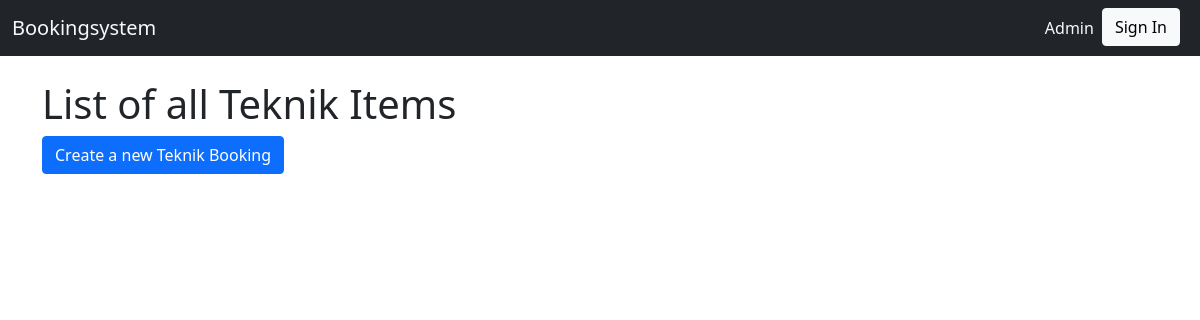
The app's page /Teknik/Teknik/TeknikItem/, older data.
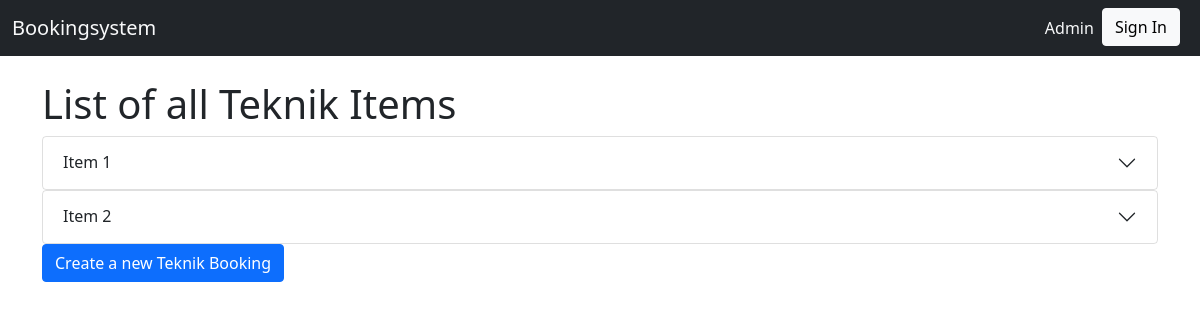
The same page, newer data.
### Teknik/models.py (models this page shows, shortened)
class TeknikItem(models.Model):
    name = models.CharField(max_length=30)
    last_updated = models.DateTimeField(auto_now=True, editable=False)
    created = models.DateTimeField(auto_now_add=True, editable=False)
    description = models.TextField(max_length=100)
    class Meta:
        pass

### Teknik/views.py (the view)
# urls.py: path("Teknik/TeknikItem/", views.TeknikItemListView.as_view(), name="Teknik_TeknikItem_list"),
class TeknikItemListView(generic.ListView):
    model = models.TeknikItem
    form_class = forms.TeknikItemForm

### Teknik/templates/Teknik/teknikitem_list.html (shortened to what this page needs)
{% extends "base.html" %}
{% block content %}
<h1> List of all Teknik Items </h1>
{% for object in object_list %}
  <div class="accordion" id="accordionExample">
    <div class="accordion-item">
      <h2 class="accordion-header">
        <button class="accordion-button collapsed" type="button" data-bs-toggle="collapse" data-bs-target="#collapse{{ object.pk }}" aria-expanded="true" aria-controls="collapseOne">
          {{object.name}}
        </button>
      </h2>
    </div>
  </div>
{% endfor %}
<div>
  <a class="btn btn-primary"
    href="{% url 'Teknik_TeknikBooking_create' %}">
  Create a new Teknik Booking
  </a>
</div>
{% endblock %}

Row changes from the older to the newer data that the page shows:
added TeknikItem: name "Item 1"
added TeknikItem: name "Item 2"
